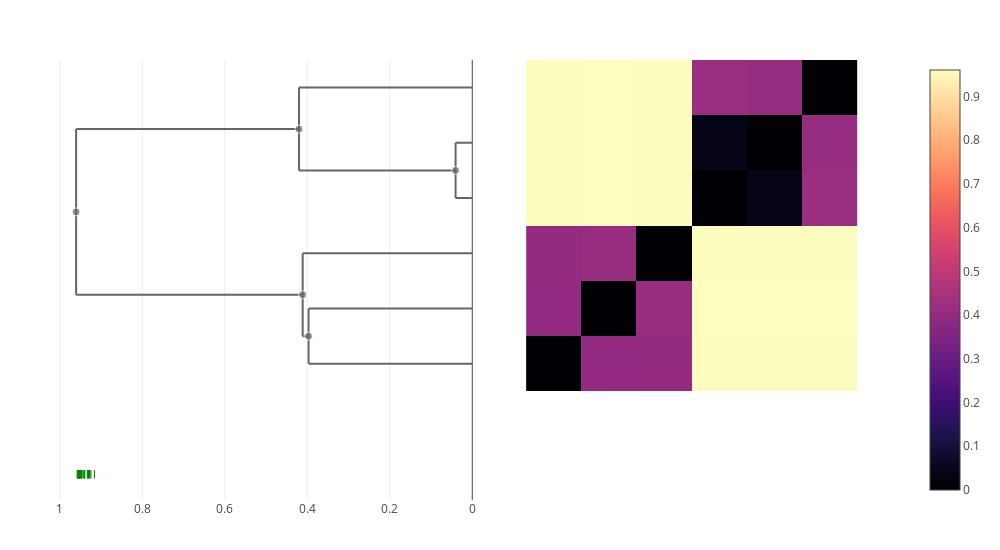

Notebook code cell kept with this figure:
### Markdown cell above
### hygroscopicus

### Code cell
let taxon = "hygroscopicus"
    trees[taxon] = cluster_annotate(cdata, taxon)
    plot(clustermap(cdata, trees[taxon]))
end

### Figure 1 — Plotly figure (JSON) as saved in the notebook; plotly's stock layout.template omitted (floating-point values rounded to 4 significant figures; data arrays with more than 128 entries replaced by an {"elided": "..."} marker saying what was removed)
{"data": [{"colorscale": {"elided": "256x2 mixed values"}, "type": "heatmap", "x": [0.5, 1.5, 2.5, 3.5, 4.5, 5.5, 6.5], "y": [0.5, 1.5, 2.5, 3.5, 4.5, 5.5, 6.5], "z": [[0, 0.3968, 0.4007, 0.9591, 0.9588, 0.959], [0.3968, 0, 0.4111, 0.9602, 0.9598, 0.9602], [0.4007, 0.4111, 0, 0.9592, 0.9589, 0.9591], [0.9591, 0.9602, 0.9592, 0, 0.04047, 0.4199], [0.9588, 0.9598, 0.9589, 0.04047, 0, 0.4069], [0.959, 0.9602, 0.9591, 0.4199, 0.4069, 0]]}, {"hoverinfo": "skip", "line": {"color": "#666666"}, "mode": "lines", "showlegend": false, "type": "scatter", "x": [0.04047, 0.04047, null, 0.04047, 0, null, 0.04047, 0, null], "xaxis": "x2", "y": [4, 5, null, 4, 4, null, 5, 5, null], "yaxis": "y"}, {"hoverinfo": "skip", "line": {"color": "#666666"}, "mode": "lines", "showlegend": false, "type": "scatter", "x": [0.4111, 0.4111, null, 0.4111, 0.3968, null, 0.4111, 0, null], "xaxis": "x2", "y": [1.5, 3, null, 1.5, 1.5, null, 3, 3, null], "yaxis": "y"}, {"hoverinfo": "skip", "line": {"color": "#666666"}, "mode": "lines", "showlegend": false, "type": "scatter", "x": [0.4199, 0.4199, null, 0.4199, 0.04047, null, 0.4199, 0, null], "xaxis": "x2", "y": [4.5, 6, null, 4.5, 4.5, null, 6, 6, null], "yaxis": "y"}, {"hoverinfo": "skip", "line": {"color": "#666666"}, "mode": "lines", "showlegend": false, "type": "scatter", "x": [0.9602, 0.9602, null, 0.9602, 0.4111, null, 0.9602, 0.4199, null], "xaxis": "x2", "y": [2.25, 5.25, null, 2.25, 2.25, null, 5.25, 5.25, null], "yaxis": "y"}, {"hoverinfo": "skip", "line": {"color": "#666666"}, "mode": "lines", "showlegend": false, "type": "scatter", "x": [0.3968, 0.3968, null, 0.3968, 0, null, 0.3968, 0, null], "xaxis": "x2", "y": [1, 2, null, 1, 1, null, 2, 2, null], "yaxis": "y"}, {"customdata": [[11, 6], [7, 2], [9, 3], [10, 3], [8, 2]], "hovertemplate": "ID: %{customdata[0]}<br>\nHeight: %{x:.3f}<br>\nGenome count: %{customdata[1]}\n\n<extra></extra>", "marker": {"color": "#666666", "size": [8, 8, 8, 8, 8]}, "mode": "markers", "showlegend": false, "type": "scatter", "x": [0.9602, 0.04047, 0.4111, 0.4199, 0.3968], "xaxis": "x2", "y": [3.75, 4.5, 2.25, 5.25, 1.5], "yaxis": "y"}, {"hovertemplate": "%{text} <br>\n%{x}\n<extra></extra>\n", "marker": {"color": "green", "line": {"color": "green", "width": 1}, "symbol": "line-ns"}, "mode": "markers", "text": ["pluripotens", "leeuwenhoekii", "ambofaciens", "lividans", "griseoruber", "resistomycificus", "viridochromogenes", "bicolor", "avermitilis", "scabiei", "bottropensis", "turgidiscabies", "stelliscabiei", "acidiscabies", "europaeiscabiei", "ruber", "bikiniensis", "exfoliatus", "venezuelae", "aureocirculatus", "californicus", "albus", "griseus", "anulatus", "filamentosus", "pristinaespiralis", "rimosus", "varsoviensis", "xanthophaeus", "albulus", "decoyicus", "natalensis", "fradiae"], "type": "scatter", "x": [0.9158, 0.9244, 0.9267, 0.9283, 0.9293, 0.9299, 0.9313, 0.9314, 0.9333, 0.9392, 0.9401, 0.9403, 0.9403, 0.9406, 0.9412, 0.9454, 0.9473, 0.9479, 0.948, 0.9501, 0.9509, 0.9513, 0.952, 0.9528, 0.9531, 0.9533, 0.9533, 0.9536, 0.955, 0.9553, 0.9554, 0.9555, 0.9578], "xaxis": "x2", "y": [-1, -1, -1, -1, -1, -1, -1, -1, -1, -1, -1, -1, -1, -1, -1, -1, -1, -1, -1, -1, -1, -1, -1, -1, -1, -1, -1, -1, -1, -1, -1, -1, -1, -1]}], "layout": {"height": 550, "hovermode": "closest", "margin": {"b": 50, "l": 50, "r": 50, "t": 60}, "showlegend": false, "width": 1000, "xaxis": {"autorange": true, "domain": [0.505, 1], "range": [-0.3227, 7.323], "scaleanchor": "y", "type": "linear", "visible": false}, "xaxis2": {"autorange": true, "domain": [0, 0.495], "range": [1.023, 0], "rangemode": "nonnegative", "showspikes": true, "spikedash": "solid", "spikemode": "across", "spikethickness": 1, "type": "linear"}, "yaxis": {"autorange": true, "domain": [0, 1], "range": [-1.466, 6.5], "scaleanchor": "x", "type": "linear", "visible": false}}}
